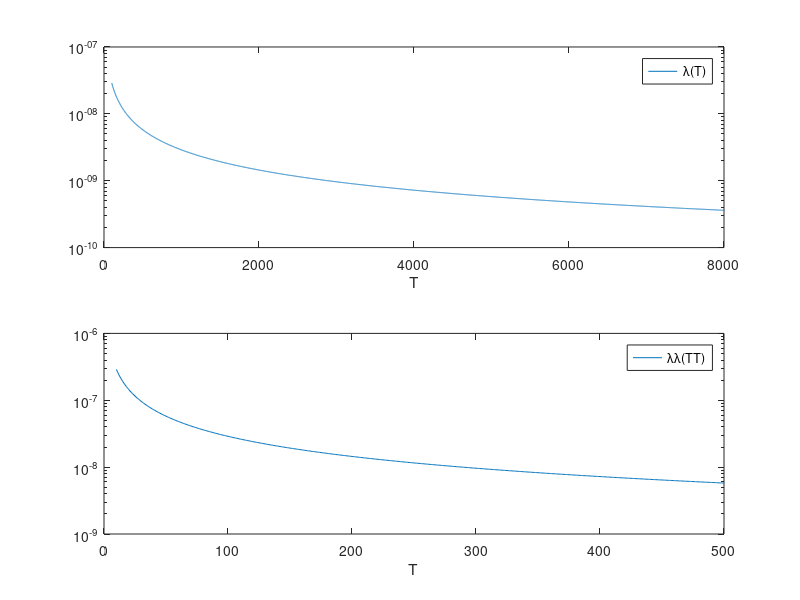

MATLAB code for this plot:
% L5WienS
% Wien's displacement Law
% Graphs of Wien's displacement Law T = 0 to 8000

% Temperature in Kelvin
% Wavelength in meter
function L5WIENS;
T = (100:1:8000);
Lamda = (1./T)*2.89e-6;

figure(1);
subplot(2,1,1);
semilogy(T,Lamda);
axis([0 8000 1e-10 1e-7]);                  % PLOTS LIMITS                    
xlabel('T');
legend('\lambda(T)');

% Graphs of Wien's displacement Law T = 0 to 500
TT = (10:1:500);
LamdaLamda = (1./TT)*2.89e-6;

subplot(2,1,2);
semilogy(TT,LamdaLamda);
axis([0 500 1e-9 1e-6]);                  % PLOTS LIMITS                    
xlabel('T');
legend('\lambda\lambda(TT)');
